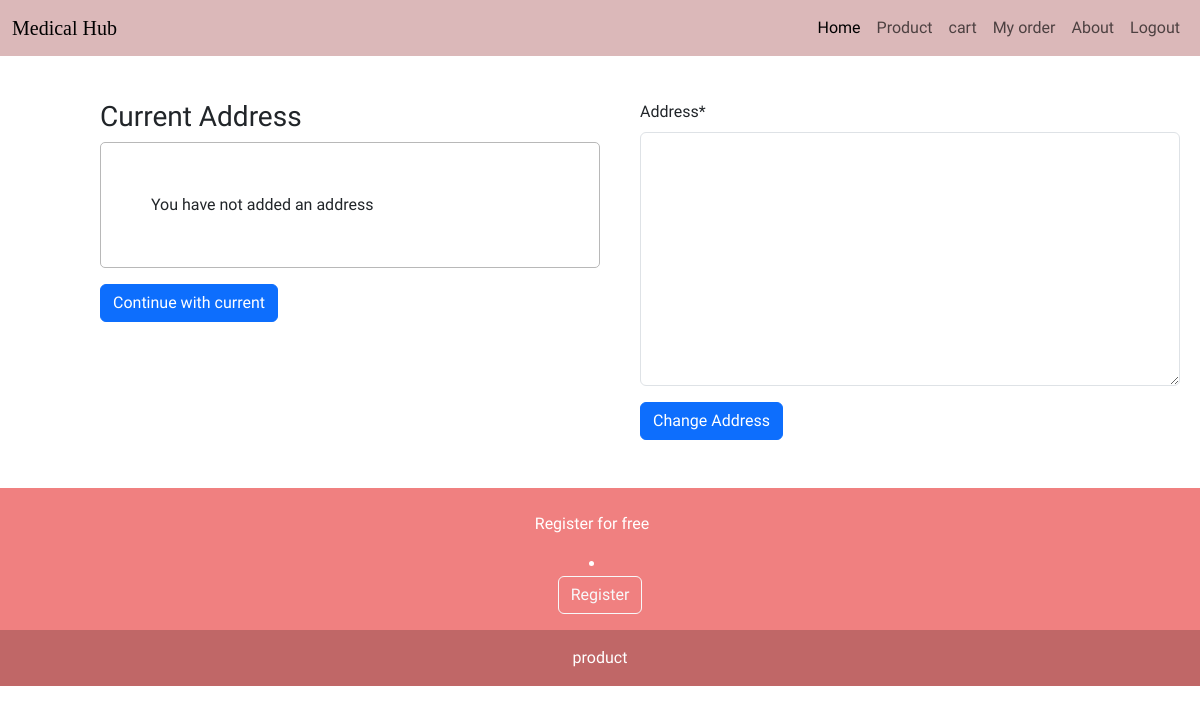
Page /address/2 (signed in) on the earlier database version.
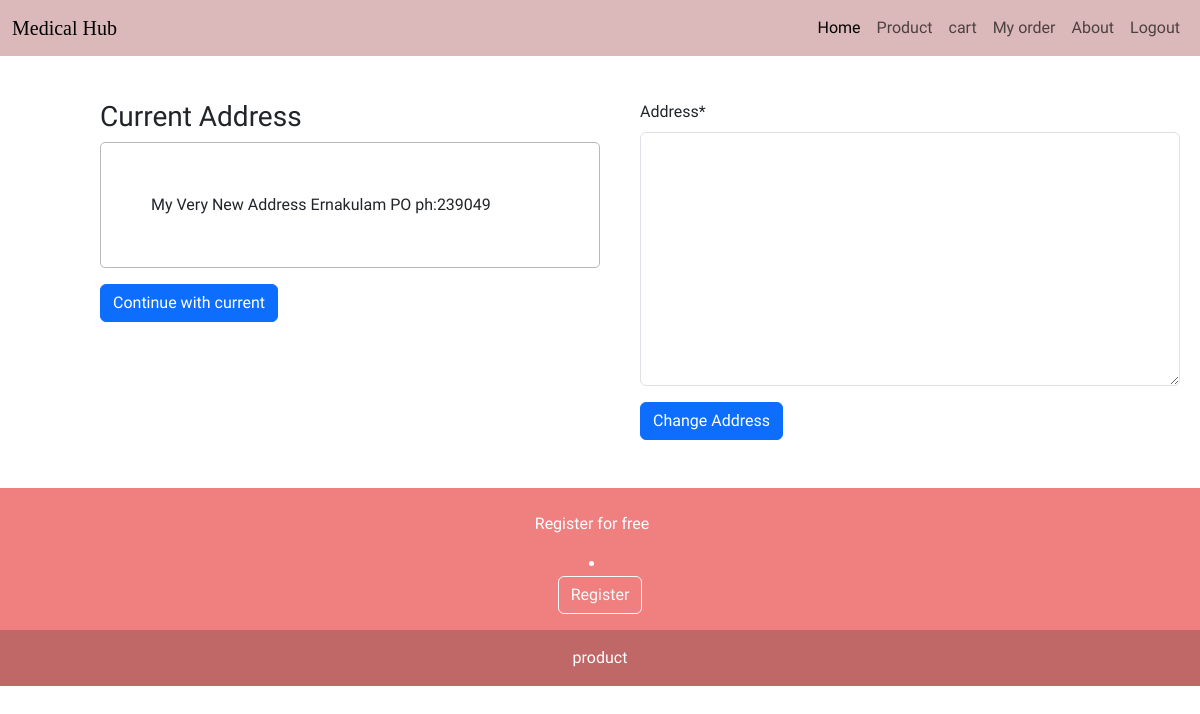
Same page on the later database version.
### page_app/models.py (models this page shows)
class Address(models.Model):
    user = models.OneToOneField(User,on_delete=models.CASCADE)
    address = models.TextField()

### page_app/views.py (the view)
# urls.py: path('address/<int:id>',views.customer_address,name="address")
@user_passes_test(is_customer,login_url='/customer/login/')
def customer_address(request,id):
    if request.method == 'POST':
        form = AddressForm(request.POST)
        if form.is_valid():
            currentAddress = Address.objects.filter(user=request.user)
            if currentAddress:
                address = currentAddress[0]
                address.address = form.cleaned_data['address']
                address.user = request.user
                address.save()
            else :
                address = Address()
                address.address = form.cleaned_data['address']
                address.user = request.user
                address.save()
            return redirect(f'/customer/order/{id}')
    else:
        form = AddressForm()
    ad = Address.objects.filter(user=request.user)
    if ad:
        single_ad = ad[0]
    else:
        single_ad = None
    data={
        "form":form,
        "address": single_ad,
        "id":id,
        "is_auth":request.user and request.user.id
    }
    return render(request,'address.html',data)

### page_app/forms.py
class AddressForm(forms.ModelForm):
    class Meta:
        model = Address
        fields = ('address',)

### page_app/views.py (called while the page is built)
def is_customer(user):
    try:
         return user.is_authenticated and (user.profile.type == 'CUSTOMER' )
    except Profile.DoesNotExist:
            return False

### page_app/templates/address.html (shortened to what this page needs)
{% extends 'base.html'%}
{% load crispy_forms_tags %}
{% load static %}
{% block style %}
 <link rel="stylesheet" href="{% static 'css/address.css' %}"/>
{% endblock style %}
{% block content %}
<div class="address-container">
    <div class="first-container">
        <h3>Current Address</h3>
        {% if address %}
        <p>{{address.address}}</p>
        {% else%}
        <p>You have not added an address</p>
        {% endif %}
        <button class="btn btn-primary"><a href="/customer/order/{{id}}">Continue with current</a></button>
    </div>
    <div class="second-container">
        <form method="post">
            {{form | crispy}}
            <button type="submit" class="btn btn-primary">Change Address</button>
        </form>
    </div>
</div>
{% endblock content %}

Differences in the rows shown:
added Address: address "My Very New Address Ernakulam PO ph:239049"
Other differences:
text no longer shown: "You have not added an address"
